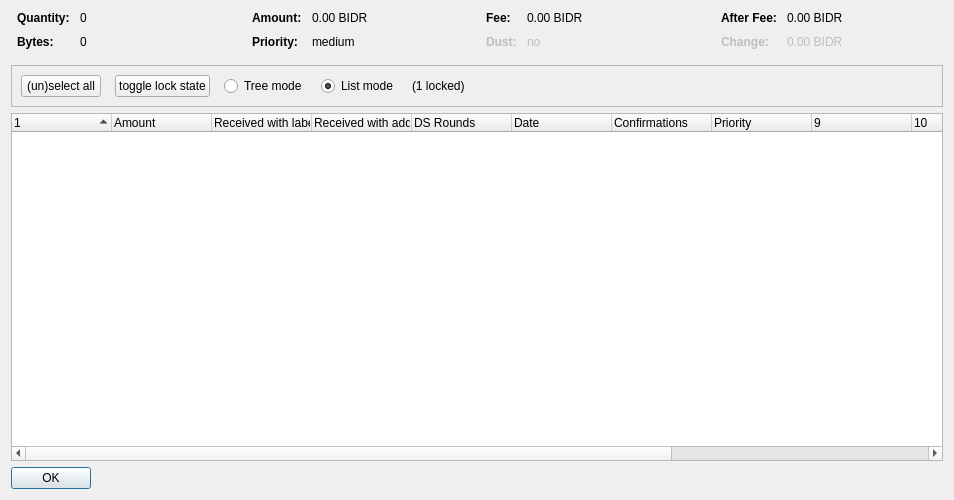
<?xml version="1.0" encoding="UTF-8"?>
<ui version="4.0">
 <class>CoinControlDialog</class>
 <widget class="QDialog" name="CoinControlDialog">
  <property name="geometry">
   <rect>
    <x>0</x>
    <y>0</y>
    <width>954</width>
    <height>500</height>
   </rect>
  </property>
  <property name="windowTitle">
   <string>Coin Selection</string>
  </property>
  <layout class="QVBoxLayout" name="verticalLayout">
   <item>
    <layout class="QHBoxLayout" name="horizontalLayoutTop" stretch="0,0,0,0">
     <property name="topMargin">
      <number>0</number>
     </property>
     <property name="bottomMargin">
      <number>10</number>
     </property>
     <item>
      <layout class="QFormLayout" name="formLayoutCoinControl1">
       <property name="horizontalSpacing">
        <number>10</number>
       </property>
       <property name="verticalSpacing">
        <number>10</number>
       </property>
       <property name="leftMargin">
        <number>6</number>
       </property>
       <property name="rightMargin">
        <number>6</number>
       </property>
       <item row="0" column="0">
        <widget class="QLabel" name="labelCoinControlQuantityText">
         <property name="font">
          <font>
           <weight>75</weight>
           <bold>true</bold>
          </font>
         </property>
         <property name="text">
          <string>Quantity:</string>
         </property>
        </widget>
       </item>
       <item row="0" column="1">
        <widget class="QLabel" name="labelCoinControlQuantity">
         <property name="cursor">
          <cursorShape>IBeamCursor</cursorShape>
         </property>
         <property name="contextMenuPolicy">
          <enum>Qt::ActionsContextMenu</enum>
         </property>
         <property name="text">
          <string notr="true">0</string>
         </property>
         <property name="textInteractionFlags">
          <set>Qt::LinksAccessibleByMouse|Qt::TextSelectableByKeyboard|Qt::TextSelectableByMouse</set>
         </property>
        </widget>
       </item>
       <item row="1" column="0">
        <widget class="QLabel" name="labelCoinControlBytesText">
         <property name="font">
          <font>
           <weight>75</weight>
           <bold>true</bold>
          </font>
         </property>
         <property name="text">
          <string>Bytes:</string>
         </property>
        </widget>
       </item>
       <item row="1" column="1">
        <widget class="QLabel" name="labelCoinControlBytes">
         <property name="cursor">
          <cursorShape>IBeamCursor</cursorShape>
         </property>
         <property name="contextMenuPolicy">
          <enum>Qt::ActionsContextMenu</enum>
         </property>
         <property name="text">
          <string notr="true">0</string>
         </property>
         <property name="textInteractionFlags">
          <set>Qt::LinksAccessibleByMouse|Qt::TextSelectableByKeyboard|Qt::TextSelectableByMouse</set>
         </property>
        </widget>
       </item>
      </layout>
     </item>
     <item>
      <layout class="QFormLayout" name="formLayoutCoinControl2">
       <property name="horizontalSpacing">
        <number>10</number>
       </property>
       <property name="verticalSpacing">
        <number>10</number>
       </property>
       <property name="leftMargin">
        <number>6</number>
       </property>
       <property name="rightMargin">
        <number>6</number>
       </property>
       <item row="0" column="0">
        <widget class="QLabel" name="labelCoinControlAmountText">
         <property name="font">
          <font>
           <weight>75</weight>
           <bold>true</bold>
          </font>
         </property>
         <property name="text">
          <string>Amount:</string>
         </property>
        </widget>
       </item>
       <item row="0" column="1">
        <widget class="QLabel" name="labelCoinControlAmount">
         <property name="cursor">
          <cursorShape>IBeamCursor</cursorShape>
         </property>
         <property name="contextMenuPolicy">
          <enum>Qt::ActionsContextMenu</enum>
         </property>
         <property name="text">
          <string notr="true">0.00 BIDR</string>
         </property>
         <property name="textInteractionFlags">
          <set>Qt::LinksAccessibleByMouse|Qt::TextSelectableByKeyboard|Qt::TextSelectableByMouse</set>
         </property>
        </widget>
       </item>
       <item row="1" column="0">
        <widget class="QLabel" name="labelCoinControlPriorityText">
         <property name="font">
          <font>
           <weight>75</weight>
           <bold>true</bold>
          </font>
         </property>
         <property name="text">
          <string>Priority:</string>
         </property>
        </widget>
       </item>
       <item row="1" column="1">
        <widget class="QLabel" name="labelCoinControlPriority">
         <property name="cursor">
          <cursorShape>IBeamCursor</cursorShape>
         </property>
         <property name="contextMenuPolicy">
          <enum>Qt::ActionsContextMenu</enum>
         </property>
         <property name="text">
          <string>medium</string>
         </property>
         <property name="textInteractionFlags">
          <set>Qt::LinksAccessibleByMouse|Qt::TextSelectableByKeyboard|Qt::TextSelectableByMouse</set>
         </property>
        </widget>
       </item>
      </layout>
     </item>
     <item>
      <layout class="QFormLayout" name="formLayoutCoinControl3">
       <property name="horizontalSpacing">
        <number>10</number>
       </property>
       <property name="verticalSpacing">
        <number>10</number>
       </property>
       <property name="leftMargin">
        <number>6</number>
       </property>
       <property name="rightMargin">
        <number>6</number>
       </property>
       <item row="0" column="0">
        <widget class="QLabel" name="labelCoinControlFeeText">
         <property name="font">
          <font>
           <weight>75</weight>
           <bold>true</bold>
          </font>
         </property>
         <property name="text">
          <string>Fee:</string>
         </property>
        </widget>
       </item>
       <item row="0" column="1">
        <widget class="QLabel" name="labelCoinControlFee">
         <property name="cursor">
          <cursorShape>IBeamCursor</cursorShape>
         </property>
         <property name="contextMenuPolicy">
          <enum>Qt::ActionsContextMenu</enum>
         </property>
         <property name="text">
          <string notr="true">0.00 BIDR</string>
         </property>
         <property name="textInteractionFlags">
          <set>Qt::LinksAccessibleByMouse|Qt::TextSelectableByKeyboard|Qt::TextSelectableByMouse</set>
         </property>
        </widget>
       </item>
       <item row="1" column="0">
        <widget class="QLabel" name="labelCoinControlLowOutputText">
         <property name="enabled">
          <bool>false</bool>
         </property>
         <property name="font">
          <font>
           <weight>75</weight>
           <bold>true</bold>
          </font>
         </property>
         <property name="text">
          <string>Dust:</string>
         </property>
        </widget>
       </item>
       <item row="1" column="1">
        <widget class="QLabel" name="labelCoinControlLowOutput">
         <property name="enabled">
          <bool>false</bool>
         </property>
         <property name="cursor">
          <cursorShape>IBeamCursor</cursorShape>
         </property>
         <property name="contextMenuPolicy">
          <enum>Qt::ActionsContextMenu</enum>
         </property>
         <property name="text">
          <string>no</string>
         </property>
         <property name="textInteractionFlags">
          <set>Qt::LinksAccessibleByMouse|Qt::TextSelectableByKeyboard|Qt::TextSelectableByMouse</set>
         </property>
        </widget>
       </item>
      </layout>
     </item>
     <item>
      <layout class="QFormLayout" name="formLayoutCoinControl4">
       <property name="horizontalSpacing">
        <number>10</number>
       </property>
       <property name="verticalSpacing">
        <number>10</number>
       </property>
       <property name="leftMargin">
        <number>6</number>
       </property>
       <property name="rightMargin">
        <number>6</number>
       </property>
       <item row="0" column="0">
        <widget class="QLabel" name="labelCoinControlAfterFeeText">
         <property name="font">
          <font>
           <weight>75</weight>
           <bold>true</bold>
          </font>
         </property>
         <property name="text">
          <string>After Fee:</string>
         </property>
        </widget>
       </item>
       <item row="0" column="1">
        <widget class="QLabel" name="labelCoinControlAfterFee">
         <property name="cursor">
          <cursorShape>IBeamCursor</cursorShape>
         </property>
         <property name="contextMenuPolicy">
          <enum>Qt::ActionsContextMenu</enum>
         </property>
         <property name="text">
          <string notr="true">0.00 BIDR</string>
         </property>
         <property name="textInteractionFlags">
          <set>Qt::LinksAccessibleByMouse|Qt::TextSelectableByKeyboard|Qt::TextSelectableByMouse</set>
         </property>
        </widget>
       </item>
       <item row="1" column="0">
        <widget class="QLabel" name="labelCoinControlChangeText">
         <property name="enabled">
          <bool>false</bool>
         </property>
         <property name="font">
          <font>
           <weight>75</weight>
           <bold>true</bold>
          </font>
         </property>
         <property name="text">
          <string>Change:</string>
         </property>
        </widget>
       </item>
       <item row="1" column="1">
        <widget class="QLabel" name="labelCoinControlChange">
         <property name="enabled">
          <bool>false</bool>
         </property>
         <property name="cursor">
          <cursorShape>IBeamCursor</cursorShape>
         </property>
         <property name="contextMenuPolicy">
          <enum>Qt::ActionsContextMenu</enum>
         </property>
         <property name="text">
          <string notr="true">0.00 BIDR</string>
         </property>
         <property name="textInteractionFlags">
          <set>Qt::LinksAccessibleByMouse|Qt::TextSelectableByKeyboard|Qt::TextSelectableByMouse</set>
         </property>
        </widget>
       </item>
      </layout>
     </item>
    </layout>
   </item>
   <item>
    <widget class="QFrame" name="frame">
     <property name="minimumSize">
      <size>
       <width>0</width>
       <height>40</height>
      </size>
     </property>
     <property name="frameShape">
      <enum>QFrame::StyledPanel</enum>
     </property>
     <property name="frameShadow">
      <enum>QFrame::Sunken</enum>
     </property>
     <layout class="QHBoxLayout" name="horizontalLayout">
      <item>
       <layout class="QHBoxLayout" name="horizontalLayoutPanel" stretch="0,0,0,0,0,0">
        <property name="spacing">
         <number>14</number>
        </property>
        <item>
         <widget class="QPushButton" name="pushButtonSelectAll">
          <property name="sizePolicy">
           <sizepolicy hsizetype="Maximum" vsizetype="Fixed">
            <horstretch>0</horstretch>
            <verstretch>0</verstretch>
           </sizepolicy>
          </property>
          <property name="text">
           <string>(un)select all</string>
          </property>
          <property name="autoDefault">
           <bool>false</bool>
          </property>
         </widget>
        </item>
        <item>
         <widget class="QPushButton" name="pushButtonToggleLock">
          <property name="sizePolicy">
           <sizepolicy hsizetype="Maximum" vsizetype="Fixed">
            <horstretch>0</horstretch>
            <verstretch>0</verstretch>
           </sizepolicy>
          </property>
          <property name="text">
           <string>toggle lock state</string>
          </property>
          <property name="autoDefault">
           <bool>false</bool>
          </property>
         </widget>
        </item>
        <item>
         <widget class="QRadioButton" name="radioTreeMode">
          <property name="sizePolicy">
           <sizepolicy hsizetype="Maximum" vsizetype="Fixed">
            <horstretch>0</horstretch>
            <verstretch>0</verstretch>
           </sizepolicy>
          </property>
          <property name="text">
           <string>Tree mode</string>
          </property>
         </widget>
        </item>
        <item>
         <widget class="QRadioButton" name="radioListMode">
          <property name="sizePolicy">
           <sizepolicy hsizetype="Maximum" vsizetype="Fixed">
            <horstretch>0</horstretch>
            <verstretch>0</verstretch>
           </sizepolicy>
          </property>
          <property name="text">
           <string>List mode</string>
          </property>
          <property name="checked">
           <bool>true</bool>
          </property>
         </widget>
        </item>
        <item>
         <widget class="QLabel" name="labelLocked">
          <property name="text">
           <string>(1 locked)</string>
          </property>
         </widget>
        </item>
        <item>
         <spacer name="horizontalSpacer">
          <property name="orientation">
           <enum>Qt::Horizontal</enum>
          </property>
          <property name="sizeHint" stdset="0">
           <size>
            <width>40</width>
            <height>20</height>
           </size>
          </property>
         </spacer>
        </item>
       </layout>
      </item>
     </layout>
    </widget>
   </item>
   <item>
    <widget class="CoinControlTreeWidget" name="treeWidget">
     <property name="contextMenuPolicy">
      <enum>Qt::CustomContextMenu</enum>
     </property>
     <property name="sortingEnabled">
      <bool>false</bool>
     </property>
     <property name="columnCount">
      <number>13</number>
     </property>
     <attribute name="headerShowSortIndicator" stdset="0">
      <bool>true</bool>
     </attribute>
     <attribute name="headerStretchLastSection">
      <bool>false</bool>
     </attribute>
     <column>
      <property name="text">
       <string/>
      </property>
     </column>
     <column>
      <property name="text">
       <string>Amount</string>
      </property>
     </column>
     <column>
      <property name="text">
       <string>Received with label</string>
      </property>
     </column>
     <column>
      <property name="text">
       <string>Received with address</string>
      </property>
     </column>
     <column>
      <property name="text">
       <string>DS Rounds</string>
      </property>
     </column>
     <column>
      <property name="text">
       <string>Date</string>
      </property>
     </column>
     <column>
      <property name="text">
       <string>Confirmations</string>
      </property>
      <property name="toolTip">
       <string>Confirmed</string>
      </property>
     </column>
     <column>
      <property name="text">
       <string>Priority</string>
      </property>
     </column>
     <column>
      <property name="text">
       <string/>
      </property>
     </column>
     <column>
      <property name="text">
       <string/>
      </property>
     </column>
     <column>
      <property name="text">
       <string/>
      </property>
     </column>
     <column>
      <property name="text">
       <string/>
      </property>
     </column>
     <column>
      <property name="text">
       <string/>
      </property>
     </column>
    </widget>
   </item>
   <item>
    <widget class="QDialogButtonBox" name="buttonBox">
     <property name="sizePolicy">
      <sizepolicy hsizetype="Maximum" vsizetype="Fixed">
       <horstretch>0</horstretch>
       <verstretch>0</verstretch>
      </sizepolicy>
     </property>
     <property name="orientation">
      <enum>Qt::Horizontal</enum>
     </property>
     <property name="standardButtons">
      <set>QDialogButtonBox::Ok</set>
     </property>
    </widget>
   </item>
  </layout>
 </widget>
 <customwidgets>
  <customwidget>
   <class>CoinControlTreeWidget</class>
   <extends>QTreeWidget</extends>
   <header>coincontroltreewidget.h</header>
  </customwidget>
 </customwidgets>
 <resources/>
 <connections/>
</ui>
